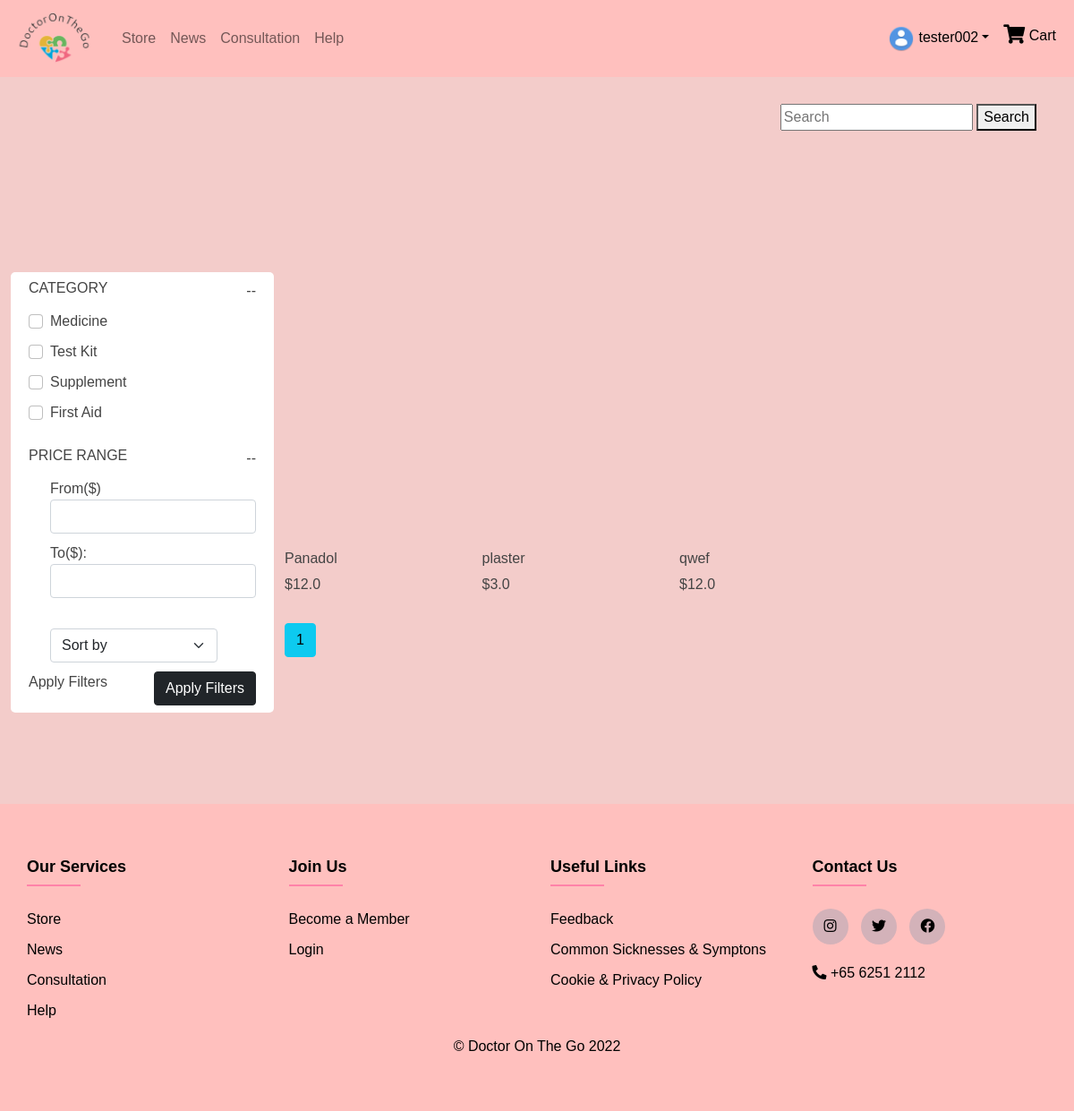
Screenshot of /search (signed in) with the database file from the repository.
### models.py (models this page shows, shortened)
class User(UserMixin, db.Model):
    __tablename__ = "user"
    id = db.Column(db.Integer, primary_key=True)
    username = db.Column(db.String(80), unique=True, nullable=False)
    email = db.Column(db.String(120), unique=True, nullable=False)
    password = db.Column(db.String(300), nullable=False, unique=True)
    pfpfilename = db.Column(db.String(85))
    two_factor_enabled = db.Column(db.Boolean, nullable=False, default=False, server_default=db.false())
    otp_secret = db.Column(db.String(32))
    role = db.Column(db.String(20))
    age = db.Column(db.String(3))
    first_name = db.Column(db.LargeBinary)
    last_name = db.Column(db.LargeBinary)
    ferkey = db.Column(db.LargeBinary)
    gender = db.Column(db.String(10))
    date_joined = db.Column(db.String(50))
    doc = db.Column(db.String(60), unique=False)
    time = db.Column(db.String(30))
    remarks = db.Column(db.String(30))
    consultstate = db.Column(db.Boolean)
    failedaccess = db.Column(db.Integer)
    card_name = db.Column(db.String(300))
    card_no = db.Column(db.String(300))
    card_exp_month = db.Column(db.String(300))
    card_exp_year = db.Column(db.String(300))
    banned = db.Column(db.Boolean, nullable=False, default=False, server_default=db.false())
    verified = db.Column(db.Boolean, nullable=False, default=False, server_default=db.false())
    shipping_address = db.Column(db.String(500))
    postal_code = db.Column(db.String(500))
    unit_no = db.Column(db.String(500))
    phone_no = db.Column(db.String(500))

class Product(db.Model):
    __tablename__ = "product"
    id = db.Column(db.Integer, primary_key=True)
    img_file_name = db.Column(db.String(50))
    name = db.Column(db.String(100))
    price = db.Column(db.Float)
    category = db.Column(db.String(50))
    short_description = db.Column(db.String(100))
    long_description = db.Column(db.String(3000))
    stock = db.Column(db.Integer)
    no_sold = db.Column(db.Integer)

### routes.py (the view)
@app.route('/search', methods=["GET", "POST"])
def search():
    query = request.args.get('query')
    page = request.args.get('page', 1, type=int)
    form = FiltersAndSorting()
    if query:
        products = Product.query.filter(Product.name.contains(query) |
                                        Product.short_description.contains(query) |
                                        Product.long_description.contains(query) |
                                        Product.category.contains(query)).paginate(page=page, per_page=8)
    else:
        products = Product.query.paginate(page=page, per_page=8)
    return render_template('user/guest/joshua/GuestStore/search.html', products=products, form=form)

### forms.py
class FiltersAndSorting(FlaskForm):
    Medicine_category = BooleanField("Medicine")
    TestKit_category = BooleanField("Test Kit")
    Supplement_category = BooleanField("Supplement")
    FirstAid_category = BooleanField("First Aid")
    sorting_methods = [('Price (Descending)', 'Price (Descending)'), ('Price (Ascending)', 'Price (Ascending)'),
                       ('Name (A to Z)', 'Name (A to Z)')]
    sort_by = SelectField(u'Sort By', choices=sorting_methods)
    price_range_lower = FloatField("From($)")
    price_range_upper = FloatField("To($):")
    apply_filters = SubmitField("Apply Filters")

### routes.py (called while the page is built)
@login_manager.user_loader
def load_user(user_id):
    return User.query.get(int(user_id))

@app.before_request
def session_handler():
    session.permanent = True
    app.permanent_session_lifetime = timedelta(minutes=30)

@app.after_request
def add_header(response):
    response.headers['X-Content-Type-Options'] = 'nosniff'
    response.headers['Strict-Transport-Security'] = 'max-age=31536000; includeSubDomains'
    response.headers['X-Frame-Options'] = 'SAMEORIGIN'
    return response

### templates/user/guest/joshua/GuestStore/search.html (shortened to what this page needs)
{% if current_user.role == "admin" %}
{% extends "admin_base.html" %}
{% elif current_user.is_authenticated %}
{% extends "user_base.html" %}
{% else %}
{% extends "default_base.html" %}
{% endif %}
{% block head %}
<link rel="stylesheet" href="static/CSS/store.css">
{% endblock %}
{% block content %}
{% from "includes/_formHelper.html" import render_field %}
<form method="GET" class="search-bar" action="search">
    <input type="search" placeholder="Search" name="query">
    <button type="submit">Search</button>
</form>
<section class="section-products">
    <div class="container-fluid mt-5 mb-5">
        <div class="row justify-content-start">
            <div class="col-3" style='background:white; border-radius:5px;'>
                <div class="category p-2">
                    <div class="heading d-flex justify-content-between align-items-center">
                        <h6 class="text-uppercase">Category</h6> <span>--</span>
                    </div>
                    <form action="", method="POST">
                        <div class="d-flex justify-content-between mt-2">
                            <div class="form-check">
                                {{ render_field(form.Medicine_category, class="form-check-input") }}
                            </div>
                        </div>
                        <div class="d-flex justify-content-between mt-2">
                            <div class="form-check">
                                {{ render_field(form.TestKit_category, class="form-check-input") }}
                            </div>
                        </div>
                        <div class="d-flex justify-content-between mt-2">
                            <div class="form-check">
                                {{ render_field(form.Supplement_category, class="form-check-input") }}
                            </div>
                        </div>
                        <div class="d-flex justify-content-between mt-2">
                            <div class="form-check">
                                {{ render_field(form.FirstAid_category, class="form-check-input") }}
                            </div>
                        </div>
                        <br>
                        <div class="heading d-flex justify-content-between align-items-center">
                            <h6 class="text-uppercase">Price range</h6> <span>--</span>
                        </div>
                        <div class="d-flex justify-content-between mt-2">
                            <div class="form-check">
                                {{ render_field(form.price_range_lower, class="form-control") }}
                            </div>
                        </div>
                        <div class="d-flex justify-content-between mt-2">
                            <div class="form-check">
                                {{ render_field(form.price_range_upper, class="form-control") }}
                            </div>
                        </div>
                        <br>
                        <div class="d-flex justify-content-between mt-2">
                            <div class="form-check">
                                <select class="form-select" aria-label="Default select example" name="sorting_mtd">
                                    <option selected>Sort by</option>
                                </select>
                            </div>
                        </div>
                        <div class="d-flex justify-content-between mt-2">
                            {{ render_field(form.apply_filters, class="btn btn-dark float-end") }}
                        </div>
                    </form>
                </div>
            </div>
                <div class = "col">
                    <div class="row">
                    {% for product in products.items %}
                    <div class="col-md-3">
                        <div id="product-1" class="single-product">
                            <div class="part-1" style="background-image: url('static/images/store/{{ product.img_file_name }}'); background-size: cover;">
                            </div>
                            <div class="part-2">
                                <h3 class="product-title">{{ product.name }}</h3>
                                <h4 class="product-price">${{ product.price }}</h4>
                            </div>
                        </div>
                    </div>
                    {% endfor %}
                    </div>
                    {% for page_num in products.iter_pages(left_edge=1, right_edge=1, left_current=1, right_current=2) %}
                    {% if page_num %}
                        {% if products.page == page_num %}
                            <a class="btn btn-info mb-4" href="{{ url_for('store', page=page_num) }}">{{ page_num }}</a>
                        {% else %}
                            <a class="btn btn-outline-info mb-4" href="{{ url_for('store', page=page_num) }}">{{ page_num }}</a>
                        {% endif %}
                    {% else %}
                        ...
                    {% endif %}
                    {% endfor %}
                </div>
        </div>
    </div>
</section>
{% endblock %}

### templates/includes/_user_navbar.html (shortened to what this page needs)
<nav class="navbar navbar-expand-lg navbar-light" id="navbar">
    <div class="container-fluid">
        <a class="navbar-brand" href="/">
            <img src="{{ url_for('static',filename='images/logo.png') }}" alt="DoctorOnTheGo" style="width:100px">
        </a>
        <div class="collapse navbar-collapse" id="main_nav">
            <ul class="navbar-nav">
                <li class="nav-item">
                    {% if storeactive %}
                    <a class="nav-link active" href="/store">Store</a>
                    {% else %}
                    <a class="nav-link" href="/store">Store</a>
                    {% endif %}
                </li>
                <li class="nav-item">
                    {% if newsactive %}
                    <a class="nav-link active" href="/News">News</a>
                    {% else %}
                    <a class="nav-link" href="/News">News</a>
                    {% endif %}
                </li>
                <li class="nav-item">
                    {% if consultactive %}
                    <a class="nav-link active" href="/consultatioPg1">Consultation</a>
                    {% else %}
                    <a class="nav-link" href="/consultatioPg1">Consultation</a>
                    {% endif %}
                </li>
                <li class="nav-item">
                    {% if contactactive %}
                    <a class="nav-link active" href="/help">Help</a>
                    {% else %}
                    <a class="nav-link" href="/help">Help</a>
                    {% endif %}
                </li>
            </ul>
            <ul class="navbar-nav ms-auto">
                <li class="nav-item dropdown main-nav-icons">
                    <a class="nav-link text-black dropdown-toggle" href="#" data-bs-toggle="dropdown"><img style="width:30px;height:30px;border-radius: 10px;" src="static/uploads/{{ current_user.pfpfilename }}" alt="pfp"> {{ current_user.username }}</a>
                </li>
                <li class="nav-item main-nav-icons"><a class="nav-link text-black" href="/cart"><i
                            class="fas fa-shopping-cart fa-lg"></i> Cart{% if "cart" in session %}<span class="badge">{{ session["cart"]|length }}</span>{% endif %}</a></li>
            </ul>
        </div>
    </div>
</nav>

### templates/includes/_formHelper.html (shortened to what this page needs)
{% macro render_field(field) %}
  {{ field.label }}
  {{ field(**kwargs)|safe }}
{% endmacro %}

### static/CSS/common.css (style rules this page uses)
* { font-family: sans-serif; }
body { background: #f3ccca; }
a { text-decoration: none; }
#navbar { background-color: #FFC0BE !important; }
.navbar-nav { color:#000000 !important }
ul { list-style: none; padding-left: 0; }

### static/CSS/store.css (style rules this page uses)
.search-bar { padding: 30px; text-align: right }
body { font-family: "Poppins", sans-serif; color: #444444; }
a, a:hover { text-decoration: none; color: inherit; }
.section-products { padding: 80px 0 54px; }
.section-products .single-product { margin-bottom: 26px; }
.section-products .single-product .part-1 { position: relative; height: 290px; max-height: 290px; margin-bottom: 20px; overflow: hidden; }
.section-products .single-product .part-1::before { position: absolute; content: ""; top: 0; left: 0; width: 100%; height: 100%; z-index: -1; transition: all 0.3s; }
.section-products .single-product .part-2 .product-title { font-size: 1rem; }
.section-products .single-product .part-2 h4 { display: inline-block; font-size: 1rem; }

### rows the page displays
User: pfpfilename (placeholder picture), username "tester002"
Product: label "Medicine", name "Panadol", price "12.0"
Product: label "Supplement", name "qwef", price "12.0"
Product: label "First Aid", name "plaster", price "3.0"

### other values shown
{{ field.label }} "Test Kit From($) To($): Apply Filters"
{{ page_num }} "1"
